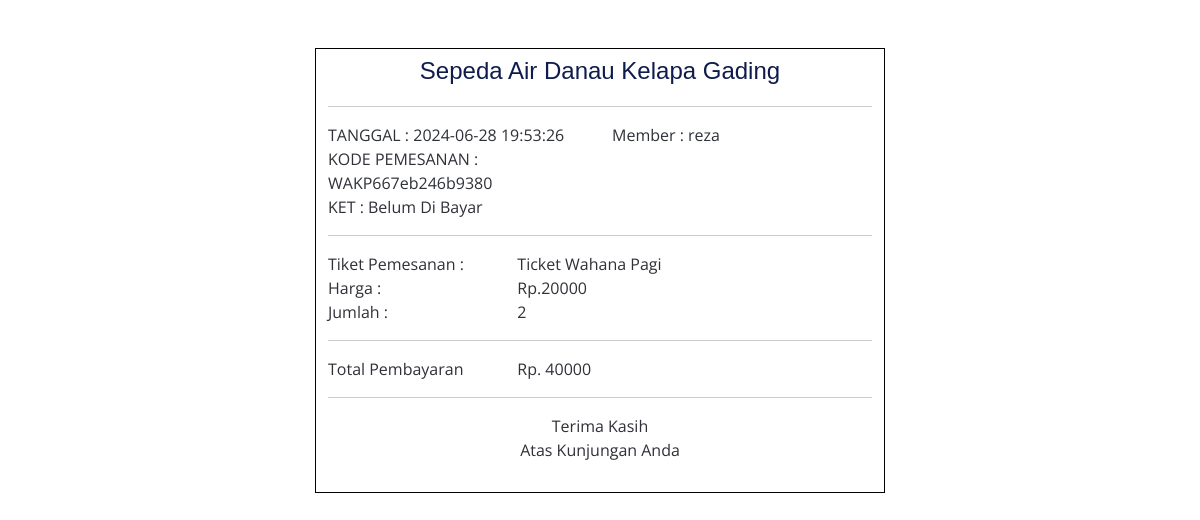
The app's page /admin/ref/strk-psn.php?id=12 (signed in) with its own data.
### tables this page shows
CREATE TABLE `tbl_pesanan` (
  `id` int(11) NOT NULL,
  `kp` varchar(50) NOT NULL,
  `pemesan` varchar(50) NOT NULL,
  `nama` varchar(50) NOT NULL,
  `email` varchar(30) NOT NULL,
  `tiket` varchar(50) NOT NULL,
  `harga` int(11) NOT NULL,
  `jumlah` int(3) NOT NULL,
  `create_at` datetime NOT NULL DEFAULT current_timestamp(),
  `update_at` datetime NOT NULL
);

### admin/ref/strk-psn.php (the view, shortened to what this page needs)
<?php
require "../koneksi.php";
$id = $_GET["id"];
$p  = mysqli_query($koneksi,"SELECT * FROM tbl_pesanan WHERE id = $id");
?>
<!DOCTYPE html>
<html lang="en">
<head>
  <link href="../../assets/vendor/fontawesome-free/css/all.min.css" rel="stylesheet">
  <link href="../../assets/vendor/animate.css/animate.min.css" rel="stylesheet">
  <link href="../../assets/vendor/aos/aos.css" rel="stylesheet">
  <link href="../../assets/vendor/bootstrap/css/bootstrap.min.css" rel="stylesheet">
  <link href="../../assets/vendor/bootstrap-icons/bootstrap-icons.css" rel="stylesheet">
  <link href="../../assets/vendor/boxicons/css/boxicons.min.css" rel="stylesheet">
  <link href="../../assets/vendor/glightbox/css/glightbox.min.css" rel="stylesheet">
  <link href="../../assets/vendor/swiper/swiper-bundle.min.css" rel="stylesheet">
  <link href="../../assets/css/style.css" rel="stylesheet">
</head>
<body>
<div class="container mt-5">
      <div class="row">
        <div class="col-md-6 mx-auto" style="border: 1px solid #000;">
          <h4 class="text-center mt-2"><span class="mt-3">Sepeda Air Danau Kelapa Gading</span></h4>
          <hr>
          <?php foreach ($p as $data) :?>
            <?php
                $hp = $data["harga"];
                $qt = $data["jumlah"];
                $tllb = $hp * $qt ;
                $ket = "Belum Di Bayar";
            ?>
          <div class="row mt-3">
            <div class="col-md-6">
              TANGGAL : <?= $data['create_at'] ?><br>
              KODE PEMESANAN  : <?= $data['kp'] ?><br>
              KET : <?= $ket; ?><br>
            </div>
            <div class="col-md-6">
              Member : <?= $data['nama'] ?>
            </div>
          </div>
          <hr>
          <div class="row">
            <div class="col-md-4">
                Tiket Pemesanan  :
            </div>
            <div class="col-md-8">
            <?= $data['tiket'] ?>
            </div>
          </div>
          <div class="row">
            <div class="col-md-4">
                Harga  :
            </div>
            <div class="col-md-8">
            Rp.<?= $data['harga'] ?>
            </div>
          </div>
          <div class="row">
            <div class="col-md-4">
                Jumlah  :
            </div>
            <div class="col-md-8">
             <?= $data['jumlah'] ?>
            </div>
          </div>
          <hr>
          <div class="row">
            <div class="col-md-4 text-left">Total Pembayaran</div>
            <div class="col-md-8 text-left">Rp. <?= $tllb; ?></div>
          </div>
          <hr>
          <div class="row">
            <div class="col text-center">
              <p>
                Terima Kasih <br> Atas Kunjungan Anda
              </p>
            </div>
            <?php endforeach; ?>
          </div>
        </div>
      </div>
    </div>
</body>
</html>

### assets/css/style.css (style rules this page uses)
body { background: #fff; color: #2f3138; font-family: "Open Sans", sans-serif; }
p { padding: 0; margin: 0 0 30px 0; }
h1, h2, h3, h4, h5, h6 { font-family: "Raleway", sans-serif; font-weight: 400; margin: 0 0 20px 0; padding: 0; color: #0e1b4d; }

### records on screen
tbl_pesanan: create_at "2024-06-28 19:53:26", kp "WAKP667eb246b9380", ket "Belum Di Bayar", nama "reza", tiket "Ticket Wahana Pagi", harga "20000", jumlah "2", tllb "40000"
